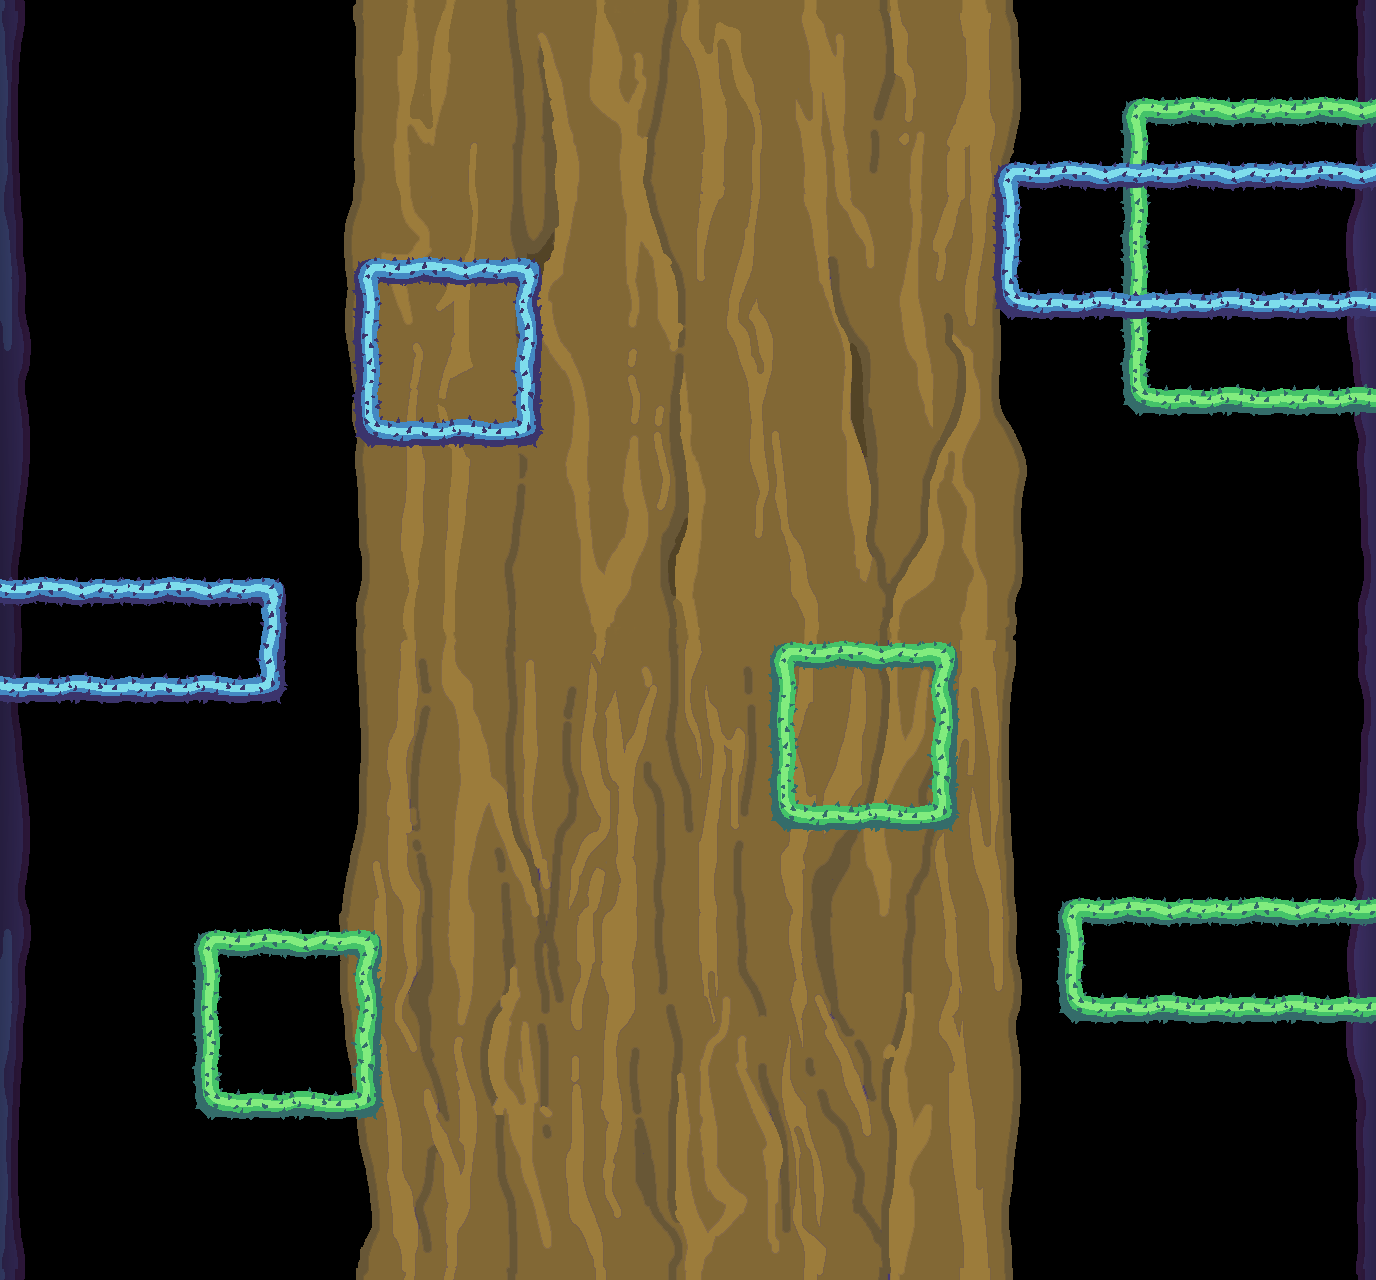

A level layout from a 2D game, rendered from its tile map. Below: a short description, then the map file with tile-grid data replaced by summaries:
An orthogonal 43x40 tile map with 32x32 px tiles, 4 tile layers (Tile Layer 1, Tile Layer 2, Tile Layer 3, Tile Layer 4), 4 tilesets, 2 image layers.

<map version="1.10" tiledversion="1.10.2" orientation="orthogonal" renderorder="right-down" width="43" height="40" tilewidth="32" tileheight="32" infinite="0" nextlayerid="7" nextobjectid="1">
 <tileset firstgid="1" name="Tiles2" tilewidth="32" tileheight="32" tilecount="36" columns="6">
  <image source="Tiles2.png" width="192" height="192" />
 </tileset>
 <tileset firstgid="37" name="Tiles1" tilewidth="32" tileheight="32" tilecount="36" columns="6">
  <image source="Tiles1.png" width="192" height="192" />
 </tileset>
 <tileset firstgid="73" name="side_left" tilewidth="32" tileheight="32" tilecount="20" columns="1">
  <image source="side_left.png" width="32" height="640" />
 </tileset>
 <tileset firstgid="93" name="side_right" tilewidth="32" tileheight="32" tilecount="20" columns="1">
  <image source="side_right.png" width="32" height="640" />
 </tileset>
 <imagelayer id="4" name="Image Layer 2">
  <image source="Background_tile_warm_1.png" width="1366" height="640" />
 </imagelayer>
 <imagelayer id="3" name="Image Layer 1" offsetx="0" offsety="640">
  <image source="Background_tile_warm_3.png" width="1366" height="640" />
 </imagelayer>
 <layer id="1" name="Tile Layer 1" width="43" height="40">
  <data>[1720 cells, 0 non-empty, 0 distinct tile ids]</data>
 </layer>
 <layer id="2" name="Tile Layer 2" width="43" height="40">
  <data>[1720 cells, 80 non-empty, 40 distinct tile ids]</data>
 </layer>
 <layer id="5" name="Tile Layer 3" width="43" height="40">
  <data>[1720 cells, 138 non-empty, 72 distinct tile ids]</data>
 </layer>
 <layer id="6" name="Tile Layer 4" width="43" height="40">
  <data>[1720 cells, 63 non-empty, 48 distinct tile ids]</data>
 </layer>
</map>